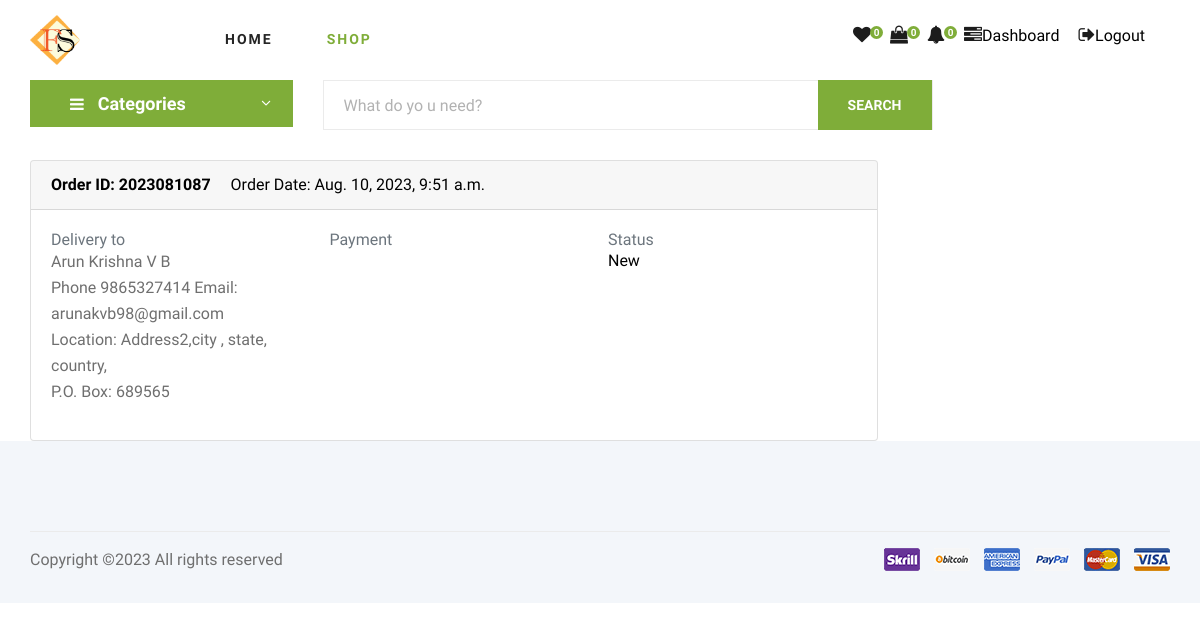
Page /user_order_details/ (signed in) on the earlier database version.
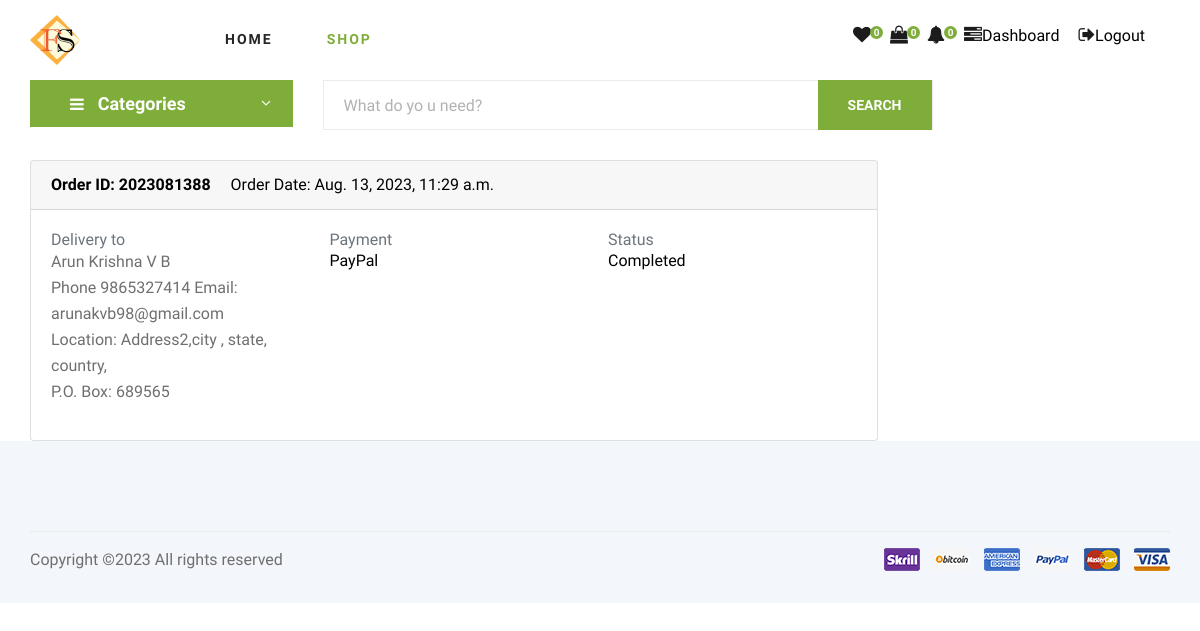
Same page on the later database version.
### store/models.py (models this page shows, shortened)
class Order(models.Model):
	STATUS = (
	('Pending', 'Pending'),
	('New', 'New'),
	('Accepted', 'Accepted'),
	('Completed', 'Completed'),
	('Cancelled', 'Cancelled'),)
	user = models.ForeignKey(User, on_delete=models.SET_NULL, null=True)
	payment = models.ForeignKey(Payment, on_delete=models.SET_NULL, blank=True, null=True)
	order_number = models.CharField(max_length=20)
	first_name = models.CharField(max_length=50)
	last_name = models.CharField(max_length=50)
	phone = models.CharField(max_length=15)
	email = models.EmailField(max_length=50)
	address_line_1 = models.CharField(max_length=50)
	address_line_2 = models.CharField(max_length=50, blank=True)
	country = models.CharField(max_length=50)
	state = models.CharField(max_length=50)
	city= models.CharField(max_length=50)
	pincode = models.CharField(max_length=10)
	order_total = models.FloatField()
	tax = models.FloatField()
	status = models.CharField(max_length=10, choices=STATUS, default='New')
	ip = models.CharField(blank=True, max_length=20)
	is_ordered = models.BooleanField(default=False)
	created_at = models.DateTimeField(auto_now_add=True)
	updated_at = models.DateTimeField(auto_now=True)

class Payment(models.Model):
	user = models.ForeignKey(User, on_delete=models.CASCADE)
	payment_id = models.CharField(max_length=100)
	order_number = models.CharField(max_length=50)
	payment_method = models.CharField(max_length=100)
	amount_payed = models.CharField(max_length=100)
	status = models.CharField(max_length=100)
	created_at = models.DateTimeField(auto_now_add=True)

### store/views.py (the view)
# urls.py: path('user_order_details/', views.user_order_details, name="user_order_details"),
@login_required(login_url='login')
def user_order_details(request):
    orders = Order.objects.filter(user=request.user, is_ordered=True).order_by('-id')
    context = {'orders': orders}
    return render(request, 'user/user_order_details.html', context)

### store/context_processors.py (called while the page is built)
def category_list_processor(request):
    category_list = Category.objects.all()
    return {'category_list': category_list}

def cart_counter(request):
    cart_count = 0
    try:
        if request.user.is_authenticated:
            cart_items = CartItems.objects.all().filter(user=request.user)
        else:
            cart = uCart.objects.filter(cart_id=_cart_id(request))
            cart_items = CartItems.objects.all().filter(cart=cart[:1])
        for cart_item in cart_items:
            cart_count += cart_item.quantity
    except uCart.DoesNotExist:
        cart_count=0
    return dict(cart_count=cart_count)

def wish_counter(request):
    if request.user.is_authenticated:
        wish_items = WishList.objects.filter(user=request.user)
    else:
        guest = Guest.objects.filter(guest_id=_wishlist_id(request)).first()
        if guest:
            wish_items = WishList.objects.filter(guest=guest)
        else:
            wish_items = []
    wish_count = wish_items.count() if wish_items else 0
    return {'wish_count': wish_count}

### store/templates/user/user_order_details.html (shortened to what this page needs)
{% extends "../store/base.html" %}
{%load static%}
{%block body%}
<section class="section-conten padding-y bg">
<div class="container">
	<div class="row">
	<main class="col-md-9">
		{%for order in orders%}
		<a href="{%url 'order_details' orderno=order.id%}" style="color:black">
		<article class="card">
		<header class="card-header">
			<strong class="d-inline-block mr-3">Order ID: {{order.order_number}}</strong>
			<span>Order Date: {{order.created_at}}</span>
		</header>
		<div class="card-body">
			<div class="row">
				<div class="col-md-4">
					<h6 class="text-muted">Delivery to</h6>
					<p>{{order.first_name}} {{order.last_name}} <br>
					Phone {{order.phone}} Email: {{order.email}} <br>
			    	Location: {{order.address_line_1}},{{order.city}} , {{order.state}},  {{order.country}}, <br>
			    	P.O. Box: {{order.pincode}}
			 		</p>
				</div>
				<div class="col-md-4">
					<h6 class="text-muted">Payment</h6>
					{{order.payment.payment_method}}
				</div>
				<div class="col-md-4">
					<h6 class="text-muted">Status</h6>
					<span style="color:black">{{order.status}}</span>
				</div>
			</div>
		</div>
		</article>
		</a>
		{%endfor%}
	</main>
</div>
</div>
</section>
{%endblock%}

Differences in the rows shown:
removed Order: order_number "2023081087", created_at "Aug. 10, 2023, 9:51 a.m.", first_name "Arun Krishna", last_name "V B", phone "9865327414", email "arunakvb98@gmail.com", address_line_1 "Address2", city "city", state "state", country "country", pincode "689565", status "New"
added Order: order_number "2023081388", created_at "Aug. 13, 2023, 11:29 a.m.", first_name "Arun Krishna", last_name "V B", phone "9865327414", email "arunakvb98@gmail.com", address_line_1 "Address2", city "city", state "state", country "country", pincode "689565", payment.payment_method "PayPal", status "Completed"
